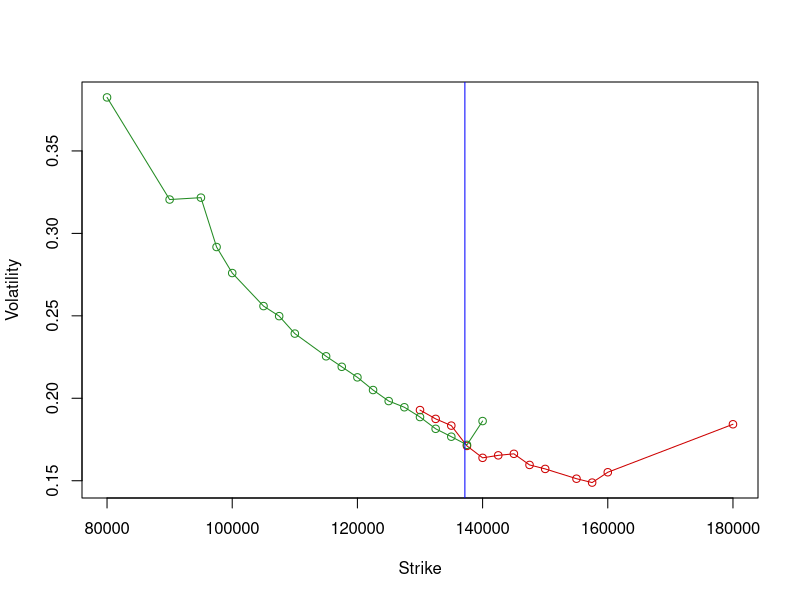

Here is the R script that generated this plot:
rate = 0
error = 0.0001

#########################################################################
# Paste data from console app here
#########################################################################

# asset: RIU9, expires in 78 days, price: 137170, Trade date: 03.07.2019 0:00:00
asset = 137170
expiry = 1 / 252 * 78
callStrikes = c(130000,132500,135000,137500,140000,142500,145000,147500,150000,155000,157500,160000,180000)
callPrices = c(10000,8250,6690,5050,3750,2900,2200,1470,1000,400,240,190,20)
putStrikes = c(80000,90000,95000,97500,100000,105000,107500,110000,115000,117500,120000,122500,125000,127500,130000,132500,135000,137500,140000)
putPrices = c(40,60,150,120,130,200,270,330,570,750,980,1250,1610,2130,2720,3410,4320,5400,7250)

#########################################################################

# BS d1
d1 <- function (S, E, r, volatility, expiry) {
  (log(S / E) + (r + 0.5 * volatility ^ 2) * (expiry)) / (volatility * sqrt(expiry))
}

# BS d2
d2 <- function (d1, volatility, expiry) {
  d1 - volatility * sqrt(expiry)
}

# call
C <- function (S, d1, d2, E, r, expiry) {
  S * pnorm(d1) - E * exp(-r * (expiry)) * pnorm(d2)
}

# put
P <- function (S, d1, d2, E, r, expiry) {
  -S * pnorm(-d1) + E * exp(-r * (expiry)) * pnorm(-d2)
}

Vega <- function (S, d1, expiry) {
  S * sqrt(expiry / pi / 2) * exp(-0.5 * d1 ^ 2)
}

# IV Call
IvCall <- function (C, E, expiry, S, r, error) {
  sigma = 1
  dv = error + 1
  while (abs(dv) > error) {
    d1 = d1(S, E, r, sigma, expiry)
    d2 = d2(d1, sigma, expiry)
    CallPrice = C(S, d1, d2, E, r, expiry)
    Vega = Vega(S, d1, expiry)
    PriceError = CallPrice - C
    dv = PriceError / Vega
    sigma = sigma - dv
  }
  sigma
}

IvPut <- function (P, E, expiry, S, r, error) {
  sigma = 1
  dv = error + 1
  while (abs(dv) > error) {
    d1 = d1(S, E, r, sigma, expiry)
    d2 = d2(d1, sigma, expiry)
    PutPrice = P(S, d1, d2, E, r, expiry)
    Vega = Vega(S, d1, expiry)
    PriceError = PutPrice - P
    dv = PriceError / Vega
    sigma = sigma - dv
  }
  sigma
}

n1 = length(callStrikes)
n2 = length(putStrikes)

ivCalls = array(n1)
ivPuts = array(n2)

for (i in 1:n1) {
  ivCalls[i] = IvCall(callPrices[i], callStrikes[i], expiry, asset, rate, error)
}

for (i in 1:n2) {
  ivPuts[i] = IvPut(putPrices[i], putStrikes[i], expiry, asset, rate, error)
}

xrange = range(putStrikes, callStrikes)
yrange = range(ivPuts, ivCalls)

plot(xrange, yrange, type = "n", xlab = "Strike", ylab = "Volatility")

points(callStrikes, ivCalls, col = "red3", type = "o")
points(putStrikes, ivPuts, col = "forestgreen", type = "o")

abline(v=asset, col="blue")
